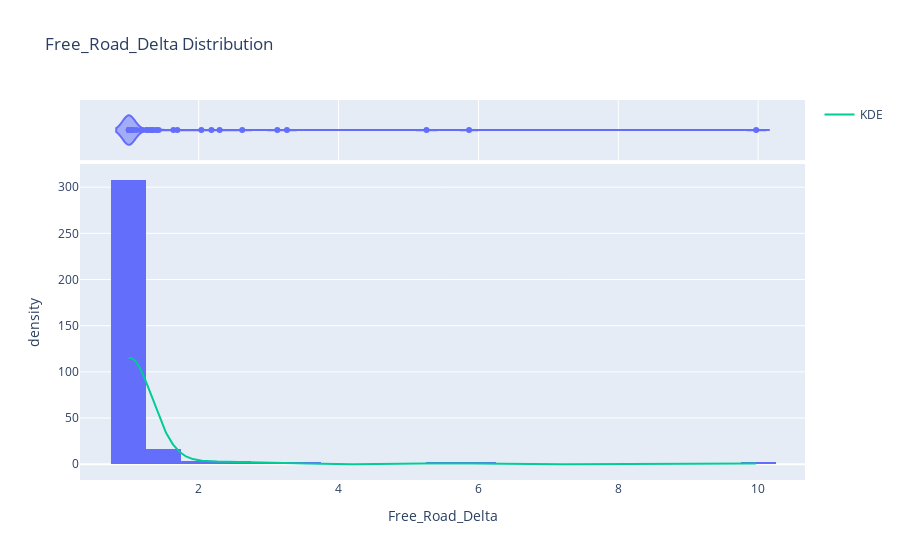

The code cell stored with this chart in its notebook:
### Code cell
fig = px.histogram(feature_by_participant, x='Free_Road_Delta', title='Free_Road_Delta Distribution', 
                   marginal='violin', histnorm='density')

# Calculate KDE
delta_data = feature_by_participant['Free_Road_Delta'].dropna()
kde = gaussian_kde(delta_data)
x_range = np.linspace(min(delta_data), max(delta_data), 1000)
fig.add_trace(go.Scatter(x=x_range, y=kde.evaluate(x_range)*100, mode='lines', name='KDE'))

fig.show()

### Figure 1 — Plotly figure (JSON) as saved in the notebook; plotly's stock layout.template omitted (floating-point values rounded to 4 significant figures; data arrays with more than 128 entries replaced by an {"elided": "..."} marker saying what was removed)
{"data": [{"alignmentgroup": "True", "bingroup": "x", "histnorm": "density", "hovertemplate": "Free_Road_Delta=%{x}<br>density=%{y}<extra></extra>", "legendgroup": "", "marker": {"color": "#636efa", "pattern": {"shape": ""}}, "name": "", "nbinsx": 20, "offsetgroup": "", "orientation": "v", "showlegend": false, "type": "histogram", "x": {"elided": "172 float values"}, "xaxis": "x", "yaxis": "y"}, {"alignmentgroup": "True", "hovertemplate": "Free_Road_Delta=%{x}<extra></extra>", "legendgroup": "", "marker": {"color": "#636efa"}, "name": "", "offsetgroup": "", "scalegroup": "x", "showlegend": false, "type": "violin", "x": {"elided": "172 float values"}, "xaxis": "x2", "yaxis": "y2"}, {"mode": "lines", "name": "KDE", "type": "scatter", "x": {"elided": "1000 float values"}, "y": {"elided": "1000 float values"}}], "layout": {"barmode": "relative", "legend": {"tracegroupgap": 0}, "title": {"text": "Free_Road_Delta Distribution"}, "xaxis": {"anchor": "y", "domain": [0, 1], "title": {"text": "Free_Road_Delta"}}, "xaxis2": {"anchor": "y2", "domain": [0, 1], "matches": "x", "showgrid": true, "showticklabels": false}, "yaxis": {"anchor": "x", "domain": [0, 0.8316], "title": {"text": "density"}}, "yaxis2": {"anchor": "x2", "domain": [0.8416, 1], "matches": "y2", "showgrid": false, "showline": false, "showticklabels": false, "ticks": ""}}}
